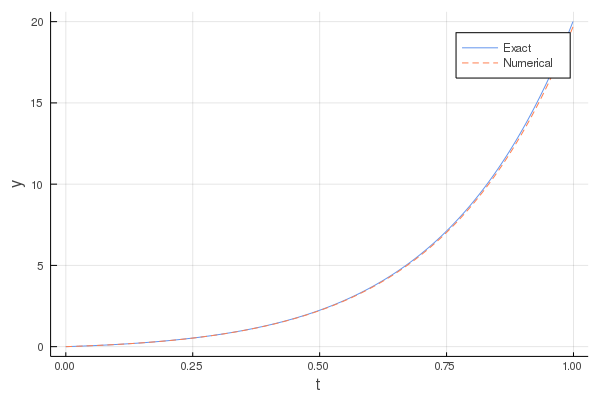

The Julia source for this figure:
using Plots;gr()

T = 1000
dt = 0.001
y_0 = 0
g_0 = 1

function euler_method(y_0, g_0, T, dt)
    y = zeros(T)
    y[1] = y_0

    f = y_0
    g = g_0
    for t = 1:T-1
        y[t+1] = y[t] + dt*g
        g = g + dt*(6*g - 9*y[t+1])
    end

    y
end

exact_solution(t) = t*exp(3*t)

t = 0:dt:(T-1)dt
y = euler_method(y_0, g_0, T, dt)

plot(t, exact_solution, color=:cornflowerblue, label="Exact",xlabel="t",ylabel="y")
plot!(t, y, color=:coral, linestyle=:dash, label="Numerical",xlabel="t",ylabel="y")
savefig("2nd_order_euler.png")